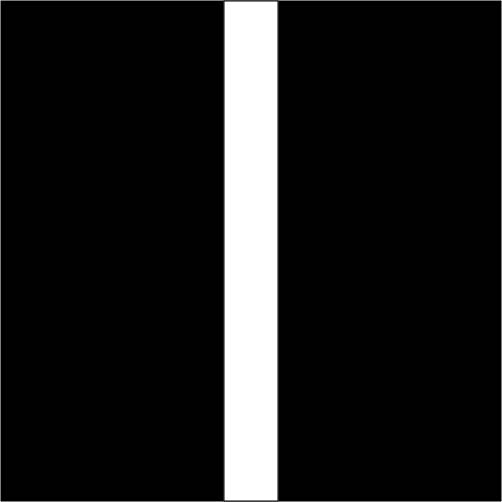
#> input picture Keenan/Centroid Approaches/whiteLine.jpg, 502 x 502 px
$ python Centroid_approach_static.py   (older library calls are emulated)
#> lines starting #> are read from the running program, lines starting #| are printed output that depends on the picture; after the words box and inside, x2 and y2 are one past the last pixel; in counts of white or black regions, pixels touching at a corner belong together
import cv2

#Start webcam capture
cv2.namedWindow('frame')

testFrame = cv2.imread("whiteLine.jpg")
#> testFrame is the input picture: shape (502, 502, 3); min 0, max 255, mean 28.7
shape = testFrame.shape
#> shape = (502, 502, 3)
height = shape[0]
#> height = 502
length = shape[1]
#> length = 502
divisions = 6
rowHeight = round(height / divisions)
#> rowHeight = 84
print(rowHeight)
#| 84


def splitImageRows(image, numRows):
    # Find length and height of input image
    shape = image.shape
    height = shape[0]
    rowHeight = round(height / numRows)
    # Create imRows list and start a counter for y position
    imRows = []
    ycount = 0
    # Iterate through each row and append each new row image to imRows list
    for i in range(0, numRows - 1):
        imRows.append(image[ycount: ycount + rowHeight, :])
        ycount += rowHeight
    return imRows

#Function that will process the raw image
def imageProcessing(image):
    gray = cv2.cvtColor(image, cv2.COLOR_BGR2GRAY)
    ret, thresh = cv2.threshold(gray, 127, 255, cv2.THRESH_BINARY )
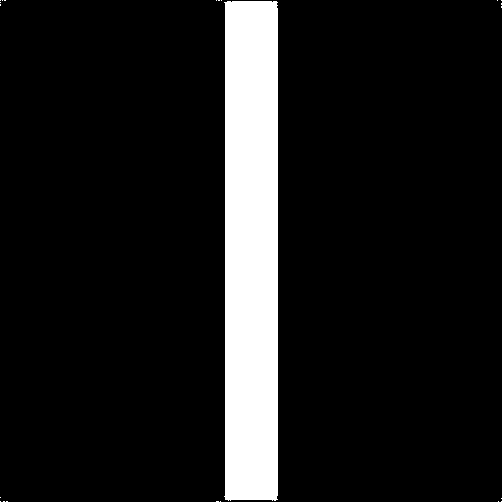
#> thresh: shape (502, 502); 10.5% white; 22 white regions (21 under 20 px), largest, box (x1, y1, x2, y2) and area: (224, 1, 278, 501) 26442
    #Need to invert because original image was black line on white background
    thresh = (255 - thresh)
    kernel = cv2.getStructuringElement(cv2.MORPH_ELLIPSE, (9, 9))
    eroded = cv2.erode(thresh, kernel)
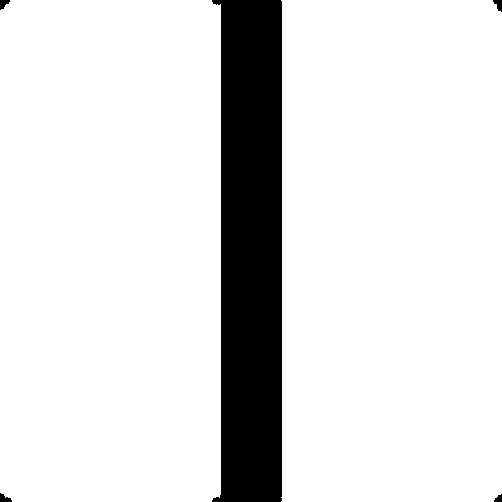
#> eroded: shape (502, 502); 87.7% white; 5 black regions, box (x1, y1, x2, y2) and area: (212, 0, 282, 502) 30696, (493, 0, 502, 12) 68, (0, 493, 12, 502) 67, (0, 0, 10, 10) 63, (494, 494, 502, 502) 44
    return eroded


processed = imageProcessing(testFrame)


rows = splitImageRows(processed, 6)
#> after the loop in splitImageRows, `for i in range(0, numRows - 1):`: imRows = 5 items; ycount = 420
#> rows = 5 items
#Splits off bottom row of image and finds contours
bottomRow = rows[4]
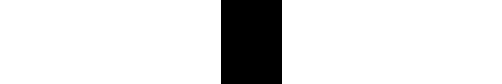
#> bottomRow: shape (84, 502); 87.8% white; 1 black region
im2, contours, hierarchy = cv2.findContours(processed, 1, 2)
#> contours = 2 contours; box (x1, y1, x2, y2) and area: (0, 0, 221, 502) 110021, (281, 0, 502, 502) 109614

#converts image back to color and draws found contours
color = cv2.cvtColor(processed, cv2.COLOR_GRAY2BGR)
cv2.drawContours(color, contours, -1, (0, 255, 0), 3)
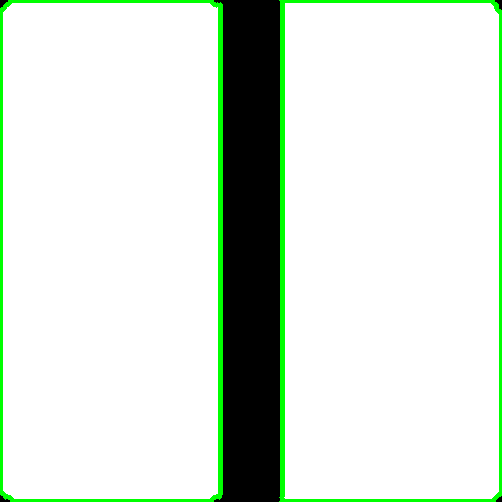
#> color: shape (502, 502, 3); mean B, G, R 215.1, 225.9, 215.1

$ run again, with Keenan/Centroid Approaches/turn1.png saved as Keenan/Centroid Approaches/whiteLine.jpg
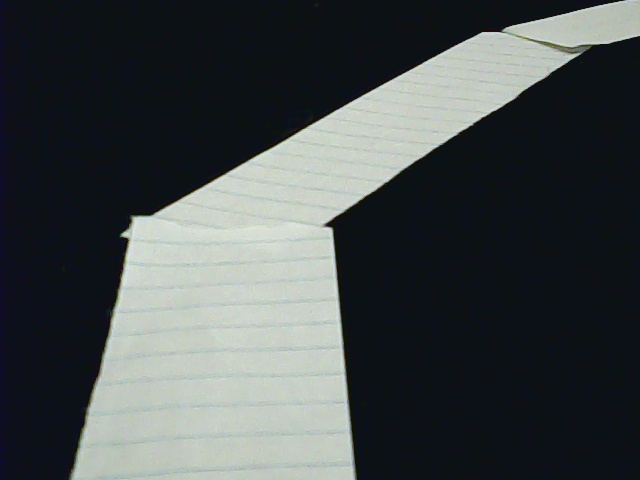
#> input picture Keenan/Centroid Approaches/turn1.png, 640 x 480 px
#> testFrame is the input picture: shape (480, 640, 3); mean B, G, R 76.1, 75.3, 69.8
#| 80
#> in imageProcessing, `ret, thresh = cv2.threshold(gray, 127, 255, cv2.THRESH_BINARY )`:
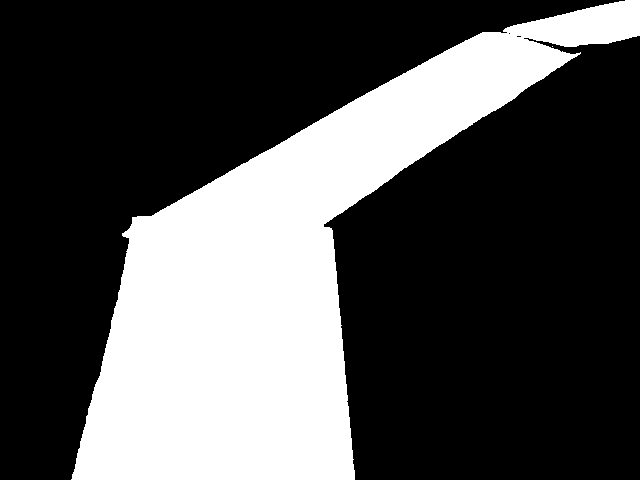
#> thresh: shape (480, 640); 31% white; 2 white regions (1 under 20 px), largest, box (x1, y1, x2, y2) and area: (71, 0, 640, 480) 95239
#> eroded: shape (480, 640); 67% white; 1 black region, box (x1, y1, x2, y2) and area: (67, 0, 640, 480) 101412
#> after the loop in splitImageRows, `for i in range(0, numRows - 1):`: imRows = 5 items; ycount = 400
#> rows = 5 items
#> bottomRow: shape (80, 640); 60.9% white; 1 black region
#> contours = 2 contours; box (x1, y1, x2, y2) and area: (333, 40, 640, 480) 105447, (0, 0, 604, 480) 98748
#> `cv2.drawContours(color, contours, -1, (0, 255, 0), 3)`:
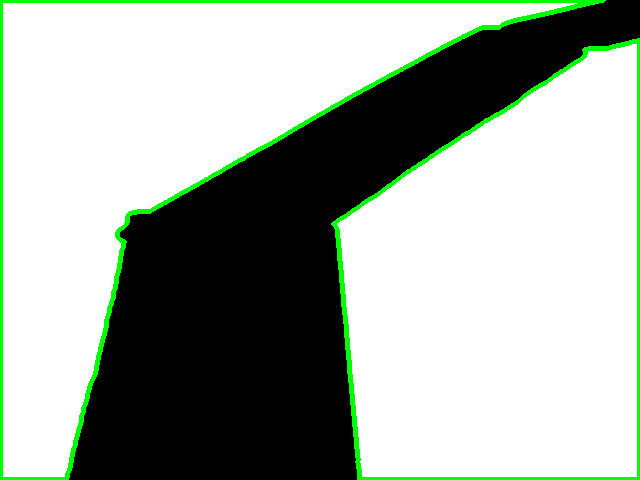
#> color: shape (480, 640, 3); mean B, G, R 163, 173, 163
